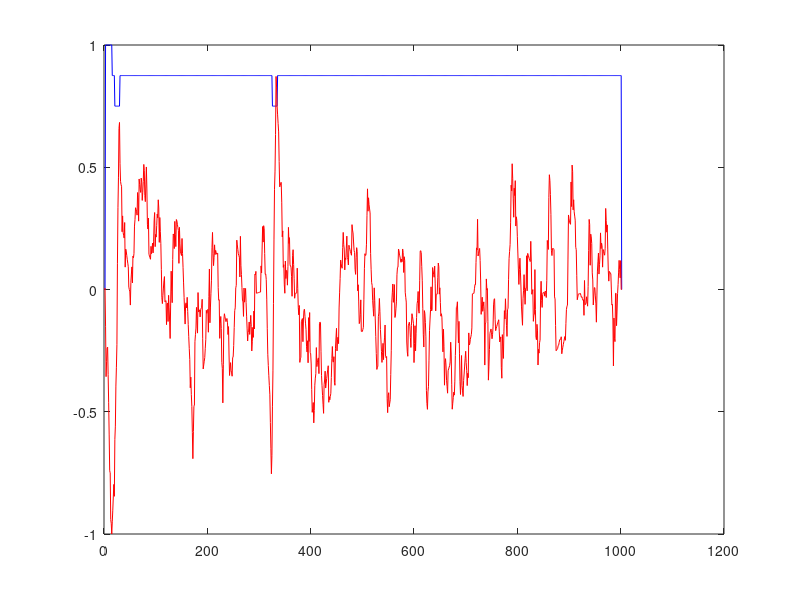
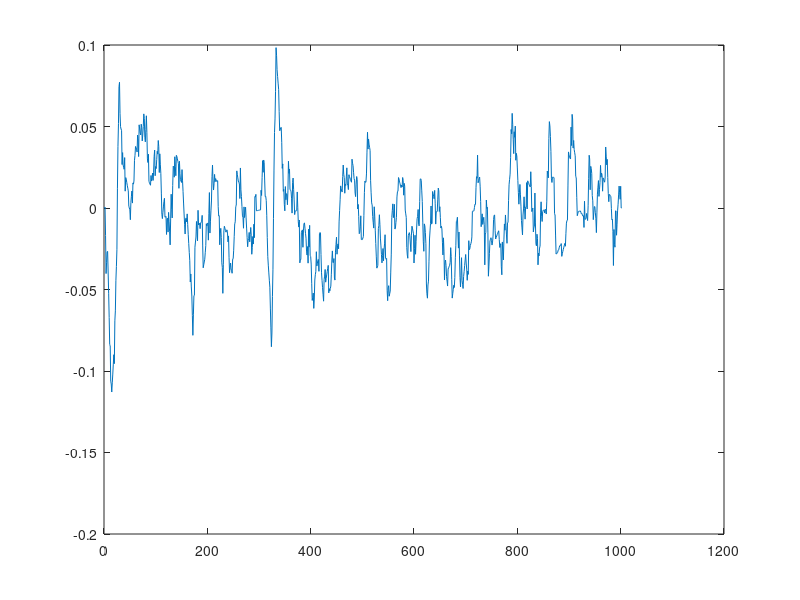

These figures' MATLAB source, in order:
close all
clear all 
clc
tic

%SNR_dB = 150; %[dB]
num_bits = 8016/8;

%% Parameters
Fs2 = 64e6;
dT2=1/Fs2;
downrate = 400;
Fs = downrate * Fs2;
Fs3 = Fs2/4;
dT = 1/Fs3;
T = 0.5e-6;

% Other Variables
RF_ampl = 80e-3;
LO_freq_offset = 0e3;
adc_num_bits = 4;
LOQ_ampl = 1;
IQ_phase_mismatch = 0;
freq_shift = 500e3;
num_runs = 1; 
blocker_offset = 10e6;
LOI_ampl = 1;
cn = 8e-17;                  %white PN c value
LO_phase = 2*pi*rand;
adc_full_scale = 100e-3;
IF_freq = 2.5e6;
RF_freq = 2.44e9;
LO_freq = RF_freq - IF_freq + LO_freq_offset;


%% Timing recovery algorithm for MSK
e = zeros(1,num_bits);
e_lpf = zeros(1,num_bits);
y1_ar = zeros(1,num_bits);
y2_ar = zeros(1,num_bits);

e_v = zeros(1,num_bits);
e_lpf_v = zeros(1,num_bits);
y1_ar_v = zeros(1,num_bits);
y2_ar_v = zeros(1,num_bits);

m = round(T/dT);
tau = 0*ones(1,num_bits);
sample_points = zeros(1,num_bits);

I_file = fopen('I_1.txt','r');
Q_file = fopen('Q_1.txt','r');

I_hex = cell2mat(textscan(I_file, '%c'));
Q_hex = cell2mat(textscan(Q_file, '%c'));

I = hex2dec(I_hex);
Q = hex2dec(Q_hex);

%conversion from hex
for k = 1:length(I)
    if (I(k) > 7)
        I(k) = I(k) - 16;
    end
    if (Q(k) > 7)
        Q(k) = Q(k) - 16;
    end
end


for k = 2:(num_bits-2)
   
    %% Begin Error Detector
    % ---------------
    % Same error detector as used in matlab, gnuradio, and the book
    x1 = I(m*k + tau(k) - 1) + 1i*Q(m*k + tau(k) - 1);
    x2 = I(m*(k-1) + tau(k) - 1) + 1i*Q(m*(k-1) + tau(k) - 1);
    x3 = I(m*k + tau(k) + 1) + 1i*Q(m*k + tau(k) + 1);
    x4 = I(m*(k-1) + tau(k) + 1) + 1i*Q(m*(k-1) + tau(k) + 1);
    
    y1 = real(x1^2 * (conj(x2))^2);
    y2 = real(x3^2 * (conj(x4))^2);
    
    y1_ar(k) = y1;
    y2_ar(k) = y2;
    e(k) = y1 - y2;
    
    %{
    i_1 = I(m*k + tau(k) - 1);
    q_1 = Q(m*k + tau(k) - 1);
        
    i_2 = I(m*(k-1) + tau(k) - 1);
    q_2 = Q(m*(k-1) + tau(k) - 1);
        
    i_3 = I(m*k + tau(k) + 1);
    q_3 = Q(m*k + tau(k) + 1);

    i_4 = I(m*(k-1) + tau(k) + 1);
    q_4 = Q(m*(k-1) + tau(k) + 1);
    
    y1_v = (i_1*i_1 - q_1*q_1)  * (i_2*i_2 - q_2*q_2) + 4*(i_1*q_1*i_2*q_2);
    y2_v = (i_3*i_3 - q_3*q_3)  * (i_4*i_4 - q_4*q_4) + 4*(i_3*q_3*i_4*q_4);
    
    
    y1_ar_v(k) = y1_v;
    y2_ar_v(k) = y2_v;
    e_v(k) = y1_v - y2_v;
    
    %}
    %% End Error Detector
    % ---------------
    
    % Low pass filter on the error signal
    % I made these values up 
    % Lower filter frequency means less noise/ripple
    % But it takes longer to lock
    % Will also affect jitter tolerance
    %e_lpf(k) = e(k)*0.05 + e_lpf(k-1)*0.95;
    filter = 0.05;
    e_lpf(k) = e(k)*filter + e_lpf(k-1)*(1-filter);
    %e_lpf_v(k) = e_v(k)*0.05 + e_lpf_v(k-1)*0.95;
    
    
    % This is my shoddy feedback attempt to drive the error signal to zero
    % When the error signal grows beyond some bound, update tau
    % Tau is the sampling point from 1-8
    % Fs=16M and data rate = 2M, so there are eight samples per symbol
    % The below tries to choose tau during each symbol for the lowest error
    
    threshold = 170;%0.2*(2^(4*4-1));
    update_period = 5;
    %if(rem(k,10)==0)
    if(rem(k,update_period)==0)
        if(e_lpf(k) > threshold)
            tau(k+1) = tau(k) + 1;
        elseif(e_lpf(k) < -1*threshold)
            tau(k+1) = tau(k) - 1;
        else
            tau(k+1) = tau(k);
        end
    else
        tau(k+1) = tau(k);
    end
    
    
    % Deal with rollover
    if(tau(k+1) > 8)
        tau(k+1) = 1;
    end
    if(tau(k+1) < 1)
        tau(k+1) = 8;
    end
end

max(abs(e_lpf))
tau(1000)
plot(tau/max(tau), 'b')
hold on;
%title('Sampling Phase Estimate');
%figure
plot(e_lpf/max(abs(e_lpf)), 'r')
%title('Filtered Error Signal');

%plot(y1_ar(1:30));
%hold on;
%plot(y2_ar(1:30));
%{
plot(y1_ar);
hold on;
plot(y1_ar_v);
hold off;

figure;
plot(y2_ar);
hold on;
plot(y2_ar_v);
hold off;
%}
%plot(linspace(1,length(e),length(e))*8, e);
%hold on;
%plot(e_all);
%hold off;

figure;
plot(e_lpf/2401);

toc
